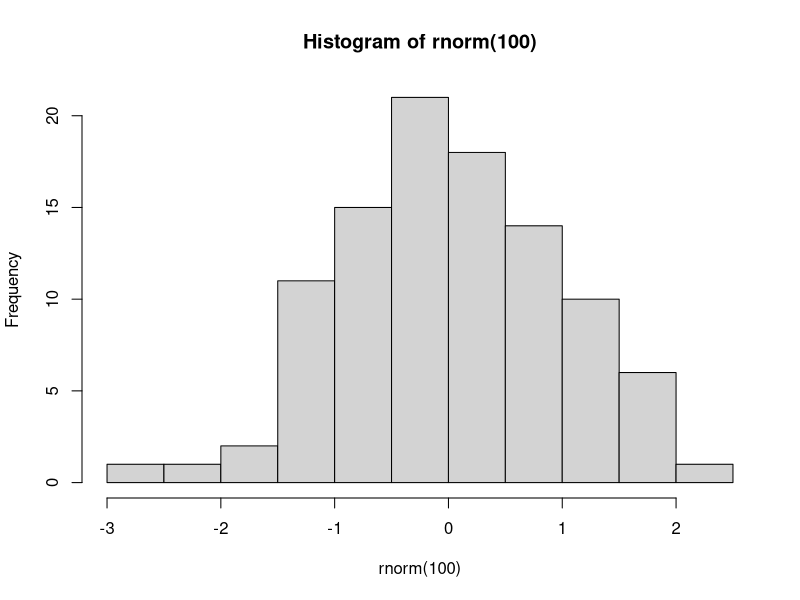
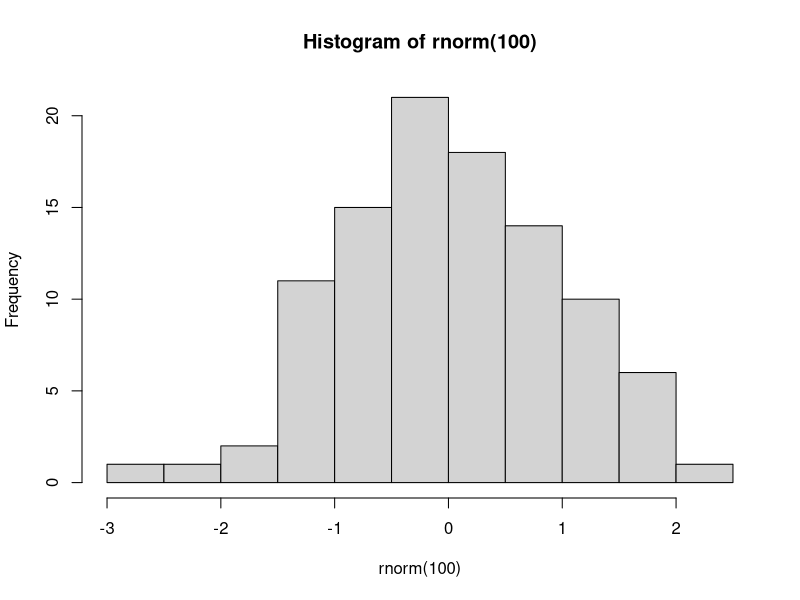

Here is the R script that generated these plots, in order:
## ---- chunk 1
plot(hist(rnorm(100)))
